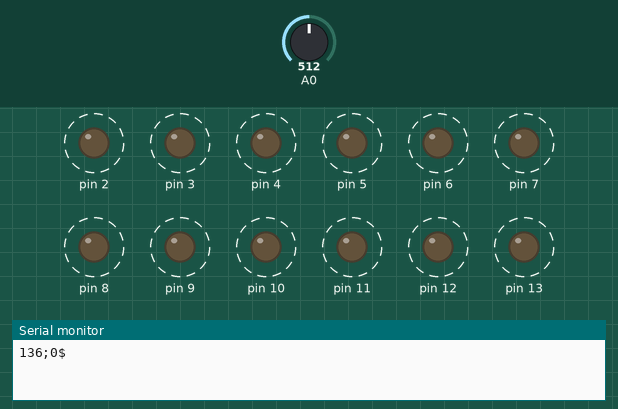
Recording of a sketch running on a simulated Arduino Uno, built with avr-gcc and run on an emulated ATmega328P. Parts: output pins drawn as LEDs (lit = HIGH), the last lines printed to the serial monitor. Dashed ring = blinking. Inputs (shaded band) come from the test bench; at power-on: A0 = 512. Random numbers use the default seed unless the sketch sets one.

Above: at 0.8 s.
2.3 s: A0 set to 3
At 2.3 s:
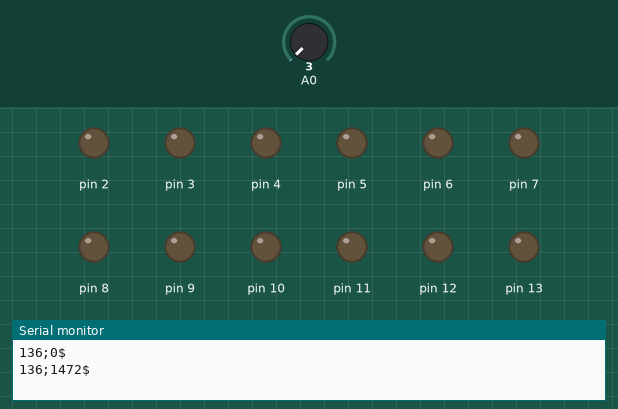
5.8 s: A0 set to 0
At 5.83 s:
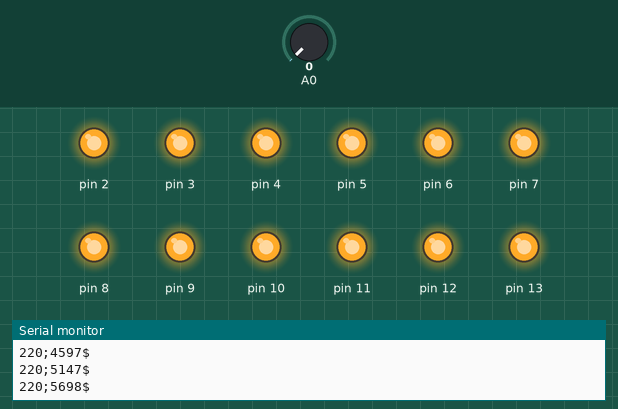
Timing chart, 0 to 15.3 s (numbered marks = the images above; inputs shaded):
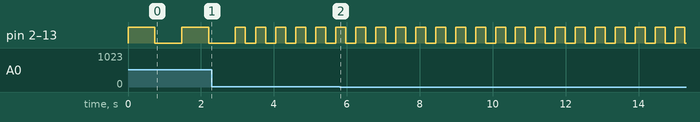

The sketch:

mainbis.ino
```cpp
#include "param.h"
#include "coeur.h"


int x;
void setup() {
 Serial.begin(9600);
 for (int i =2; i<=13; i++){
     pinMode(i,OUTPUT);
 }
}

void loop() {
       switch(mode){
        case 1:
          ledAllumeRythmeBattementsCoeur();
          break;
        case 2:
          x = 3;
          uneLedSurXallume(x);
          break;
        case 3:
          ledChenille();
          break;
        case 4:
          ledChenille2();
          break;
  }
}
/*
 UserChoice(){
  do{
    long Poul=BPM();
    int t = random(0,10);
    digitalWrite(Led[i],i);
    delay(Poul);
    digitalWrite(Led[i],0);
  }while(1);
}
*/
```

actions.h
```cpp
/*
 * actions.h
 *
 *  Created on: 14 nov. 2018
 *      Author: 1836805
 */

#ifndef ACTIONS_H_
#define ACTIONS_H_
#include "donnees.h"

void choice(int userChoice, Datas data);
void printAllData(Datas data);
void printInAscendingOrder(Datas data);
void bubbleSort(Datas copyOfData, int type);
void printInDecreasingOrder(Datas data);
int search(Datas data, int time);
int searchTime(int time, Datas data);
void searchRange(int time1, int time2, Datas data);
void searchMinMax(Datas data);
void creatNewTab(Datas data, Datas newTab);

#endif /* ACTIONS_H_ */
```

cardio.cpp
```cpp
#include "Cardio.h"
#include "Arduino.h"


int Actual_pulse()
{
  int previousValue = 0;
  long previousTime = 0;
  int ActualValue, Treshold;
  long DetectionTime;

  ActualValue = analogRead(0);
  Treshold = 100;

  if (ActualValue > Treshold)
  {
    if (previousValue <= Treshold)
    {
      DetectionTime = millis();
      if (DetectionTime > (previousValue + 200))
      {
      /*Serial.println( (1000.0 * 60.0) / (DetectionTime- previousTime),0);
        previousTime = previousValue;*/
      }
    }
  }

  previousValue = ActualValue;
}
```

cardio.h
```cpp
#ifndef _CARDIO_H
#define _CARDIO_H

#define ACTUAL_PULSE
int Actual_pulse();

#endif
```

coeur.cpp
```cpp
#include "coeur.h"
#include <Arduino.h>
unsigned long Temp;
int BPM(){
  Temp = millis();
  int Potar = analogRead(A0);
  int Poul;
  Poul= map(Potar, 0, 1023, 273, 1200);
  long BPM = map(Poul, 273, 1200, 220, 50);
  String X = String(BPM);
  String T = String(Temp);
  Serial.print(String(X+";"+T+"$\n"));
  return Poul;
}
void ledAllumeRythmeBattementsCoeur(){
  int Poul = BPM();
    for (int j=2; j<=13 ; j++){
      digitalWrite(j, HIGH);
    }
    delay (Poul);
    for (int j=2; j<=13; j++){
      digitalWrite(j, LOW);
    }
    delay(Poul);
}

void uneLedSurXallume(int x){
  long Poul = BPM();
    for (int j=2; j<=13; j+=x ){
      digitalWrite(j, HIGH);
      delay(Poul);
      digitalWrite(j, LOW);
      delay(Poul);
    }
}

void ledChenille(){
  long Poul = BPM();
    for (int j=2; j<=13 ; j++){
      digitalWrite(j, HIGH);
      delay(Poul);
      digitalWrite(j, LOW);
      delay(Poul);
    }
}
void ledChenille2(){
  long Poul = BPM();
    for (int j=2; j<=13 ; j++){
      digitalWrite(j, HIGH);
      if((j+1 && j+2) < 14){
        digitalWrite(j+1, HIGH);
        digitalWrite(j+2, HIGH);
      }
      delay(Poul);
      digitalWrite(j, LOW);
      if((j+1 && j+2) < 14){
        digitalWrite(j+1, LOW);
        digitalWrite(j+2, LOW);
      }
      delay(Poul);
    }
}
```

coeur.h
```cpp
#ifndef COEUR_H_
#define COEUR_H_

void ledAllumeRythmeBattementsCoeur();
void uneLedSurXallume(int x);
void ledChenille();
void ledChenille2();

#endif
```

donnees.c
```cpp
/*
 * donnees.c
 *
 *  Created on: 14 nov. 2018
 *      Author: 1836805
 */
#include <stdio.h>
#include <stdlib.h>
#include "donnees.h"
#include "menu.h"
#include "actions.h"

Datas openFile(){
	FILE* file = NULL;
	file = fopen("C:\\Users\\1836805\\Desktop\\Projet Coeur\\programmation\\lectureTraitementDonnee\\Battements.csv", "r");
	Datas data = NULL;
	if(file != NULL){
		data = stockFile(file);
	}else{
		printf("Error can't read csv file \n");
		fflush(stdout);
	}
	fclose(file);
	return data;
}
Datas stockFile(FILE* file){
	int numberLine = 0;
	numberOfLine(&numberLine);
	char tab[15];
	Datas data = malloc(sizeof(Data)*numberLine);
	if(data == NULL){
		printf("ERROR !");
		fflush(stdout);
		exit(0);
	}
	for(int i = 0; i < numberLine; i++){
		fgets(tab, 15, file);
		fflush(stdout);
		automate(tab, data, i);
	}
	return data;
}
void numberOfLine(int *numberLine){
    FILE* file = NULL;
    int carac = 0;
    int compteur = 0;
    file = fopen("C:\\Users\\1836805\\Desktop\\Projet Coeur\\programmation\\lectureTraitementDonnee\\Battements.csv", "r");
    if (file !=NULL){
        do{
            carac = fgetc(file);
                if (carac == '$'){
                    compteur++;
                }
        }while(carac != EOF);
    }
    *numberLine = compteur;
    fclose(file);
}
void automate(char tab[10], Datas data, int u){
	char tabPulse[10];
	char tabTime[10];
	int i = 0, j = 0;
	while(tab[i] != ';'){
		tabPulse[i] = tab[i];
		i++;
	}
	i++;
	while(tab[i] != ('\n') && tab[i] != NULL){
		tabTime[j] = tab[i];
		i++;
		j++;
	}
	data[u].pulse = atoi(tabPulse);
	data[u].time = atoi(tabTime);
}
```

donnees.h
```cpp
/*
 * donnees.h
 *
 *  Created on: 14 nov. 2018
 *      Author: 1836805
 */

#ifndef DONNEES_H_
#define DONNEES_H_

typedef struct Data{
	int time;
	int pulse;
}Data;

typedef Data *Datas;

Datas openFile();
Datas stockFile(FILE* file);
void automate(char tab[10],Datas data, int u);
void numberOfLine(int *numberLine);

#endif /* DONNEES_H_ */
```

generationCode.c
```cpp
/*
 * generationCode.c
 *
 *  Created on: 13 nov. 2018
 *      Author: 1836805
 */
#include <stdio.h>
#include <stdlib.h>
#include "generationCode.h"


void setupFile(int mode){
	FILE* file = NULL;
	file = fopen("C:\\Users\\1836805\\Desktop\\Projet Coeur\\programmation\\Coeur 2.3\\src\\mainArduino\\param.h", "w+");
	if(file != NULL){
		writeParamH(mode, file);
	}else{
		printf("Error can't open file");
		fflush(stdout);
	}
	fclose(file);
	printf("OUAIS OUAIS OUAIS");
	fflush(stdout);
}

void writeParamH(int mode, FILE* file){
	int x = 0;
	fprintf(file, "#ifndef PARAM_H_ \n");
	fprintf(file, "#define PARAM_H_ \n");
	switch(mode){
		case 1:
			fprintf(file, "#define mode 1 \n");
			fprintf(file, "#define x %d \n", x);
			break;
		case 2:
			printf("Type the value of x: ");
			fflush(stdout);
			scanf("%d", &x);
			fprintf(file, "#define mode 2 \n");
			fprintf(file, "#define x %d \n", x);
			break;
		case 3:
			fprintf(file, "#define mode 3 \n");
			fprintf(file, "#define x,%d \n", x);
			break;
		case 4:
			fprintf(file, "#define mode 4 \n");
			fprintf(file, "#define x %d \n", x);
			break;
	}
	fprintf(file, "#endif /* PARAM_H_ */");
	//fclose(file);
}
```

generationCode.h
```cpp
/*
 * generationCode.h
 *
 *  Created on: 13 nov. 2018
 *      Author: 1836805
 */

#ifndef GENERATIONCODE_H_
#define GENERATIONCODE_H_

void setupFile(int mode);
void writeParamH(int mode, FILE* file);

#endif /* GENERATIONCODE_H_ */
```

menu.c
```cpp
/*
 * menu.c
 *
 *  Created on: 13 nov. 2018
 *      Author: 1836805
 */
#include <stdio.h>
#include <stdlib.h>
#include "menu.h"
int console(){
	int mode;
	printf("Welcome \n");
	printf("1 - All the led are on \n");
	printf("2 - One led on x is on \n");
	printf("3 - One led by one \n");
	printf("4 - Snake mode \n");
	printf("Type the number of the mode to choose it : ");
	fflush(stdout);
	scanf("%d", &mode);
	printf("\n");
	return mode;
}
```

menu.h
```cpp
/*
 * menu.h
 *
 *  Created on: 13 nov. 2018
 *      Author: 1836805
 */

#ifndef MENU_H_
#define MENU_H_
int console();
#endif /* MENU_H_ */
```

param.h
```cpp
/*
 * param.h
 *
 *  Created on: 12 nov. 2018
 *      Author: 1836805
 */

#ifndef PARAM_H_
#define PARAM_H_

#define mode 1

#endif /* PARAM_H_ */
```

Measured:
- the behaviour switches between 2 and 1 on A0 (found by bisection; images 1 and 2)
- by itself, pin 2–13: alternates HIGH for 0.27 s and LOW for 0.27 s
